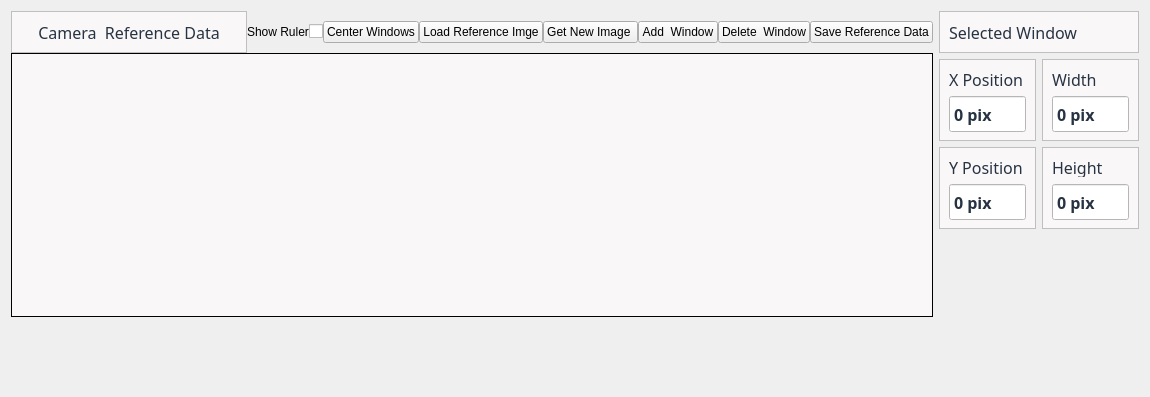
<?xml version="1.0" encoding="UTF-8"?>
<ui version="4.0">
 <class>WidgetEditReferenceImageData</class>
 <widget class="QWidget" name="WidgetEditReferenceImageData">
  <property name="geometry">
   <rect>
    <x>0</x>
    <y>0</y>
    <width>1150</width>
    <height>397</height>
   </rect>
  </property>
  <property name="windowTitle">
   <string>Form</string>
  </property>
  <layout class="QGridLayout" name="gridLayout_5">
   <item row="0" column="0">
    <layout class="QGridLayout" name="gridLayout_3">
     <item row="0" column="0">
      <layout class="QGridLayout" name="gridLayout_2">
       <property name="horizontalSpacing">
        <number>6</number>
       </property>
       <property name="verticalSpacing">
        <number>0</number>
       </property>
       <item row="0" column="0">
        <layout class="QGridLayout" name="gridLayout">
         <item row="0" column="0">
          <widget class="QFrame" name="frameDashBoardReference">
           <property name="sizePolicy">
            <sizepolicy hsizetype="Expanding" vsizetype="Fixed">
             <horstretch>0</horstretch>
             <verstretch>0</verstretch>
            </sizepolicy>
           </property>
           <property name="minimumSize">
            <size>
             <width>0</width>
             <height>42</height>
            </size>
           </property>
           <property name="maximumSize">
            <size>
             <width>250</width>
             <height>42</height>
            </size>
           </property>
           <property name="styleSheet">
            <string notr="true">QFrame{
     background:rgb(249,247,248);
     min-height: 40px;
     max-height: 40px;
}

QLabel{
  background:rgb(249,247,248);
  color: rgb(39,51,66);
  font-size: 16px;
  font-family: Siemens Sans;
  min-height: 20px;
  max-height: 20px;
}


</string>
           </property>
           <property name="frameShape">
            <enum>QFrame::StyledPanel</enum>
           </property>
           <property name="frameShadow">
            <enum>QFrame::Raised</enum>
           </property>
           <layout class="QGridLayout" name="gridLayout_25">
            <item row="0" column="0">
             <widget class="QLabel" name="labelDashBoardReference">
              <property name="sizePolicy">
               <sizepolicy hsizetype="Fixed" vsizetype="Fixed">
                <horstretch>0</horstretch>
                <verstretch>0</verstretch>
               </sizepolicy>
              </property>
              <property name="font">
               <font>
                <family>Siemens Sans</family>
                <pointsize>-1</pointsize>
               </font>
              </property>
              <property name="styleSheet">
               <string notr="true"/>
              </property>
              <property name="text">
               <string>Camera  Reference Data</string>
              </property>
              <property name="alignment">
               <set>Qt::AlignCenter</set>
              </property>
             </widget>
            </item>
           </layout>
          </widget>
         </item>
         <item row="0" column="1">
          <layout class="QGridLayout" name="gridLayout_4">
           <item row="0" column="1">
            <widget class="QCheckBox" name="checkBoxShowRuler">
             <property name="text">
              <string/>
             </property>
            </widget>
           </item>
           <item row="0" column="0">
            <widget class="QLabel" name="labelShowMeasureRuler">
             <property name="text">
              <string>Show Ruler</string>
             </property>
            </widget>
           </item>
          </layout>
         </item>
         <item row="0" column="2">
          <widget class="QPushButton" name="pushButtonEditCameraROI">
           <property name="text">
            <string>Center Windows</string>
           </property>
          </widget>
         </item>
         <item row="0" column="3">
          <widget class="QPushButton" name="pushButtonLoadReferenceFromDisk">
           <property name="text">
            <string>Load Reference Imge</string>
           </property>
          </widget>
         </item>
         <item row="0" column="4">
          <widget class="QPushButton" name="pushButtonCheckNewReferenceFromCamera">
           <property name="text">
            <string>Get New Image </string>
           </property>
          </widget>
         </item>
         <item row="0" column="5">
          <widget class="QPushButton" name="pushButtonAddNewRect">
           <property name="text">
            <string>Add  Window</string>
           </property>
          </widget>
         </item>
         <item row="0" column="6">
          <widget class="QPushButton" name="pushButtonDeleteSelectedRect">
           <property name="text">
            <string>Delete  Window</string>
           </property>
          </widget>
         </item>
         <item row="0" column="7">
          <widget class="QPushButton" name="pushButtonSaveAllReferenceData">
           <property name="text">
            <string>Save Reference Data</string>
           </property>
          </widget>
         </item>
        </layout>
       </item>
       <item row="1" column="0">
        <widget class="QFrame" name="ReferenceImage">
         <property name="sizePolicy">
          <sizepolicy hsizetype="Expanding" vsizetype="Expanding">
           <horstretch>0</horstretch>
           <verstretch>0</verstretch>
          </sizepolicy>
         </property>
         <property name="minimumSize">
          <size>
           <width>700</width>
           <height>264</height>
          </size>
         </property>
         <property name="maximumSize">
          <size>
           <width>16777215</width>
           <height>264</height>
          </size>
         </property>
         <property name="styleSheet">
          <string notr="true">QFrame {

 background:rgb(249,247,248);
}</string>
         </property>
         <property name="frameShape">
          <enum>QFrame::Box</enum>
         </property>
         <property name="frameShadow">
          <enum>QFrame::Plain</enum>
         </property>
         <layout class="QGridLayout" name="gridLayout_20">
          <property name="leftMargin">
           <number>0</number>
          </property>
          <property name="topMargin">
           <number>0</number>
          </property>
          <property name="rightMargin">
           <number>0</number>
          </property>
          <property name="bottomMargin">
           <number>0</number>
          </property>
          <property name="spacing">
           <number>6</number>
          </property>
          <item row="0" column="0">
           <layout class="QGridLayout" name="gridLayout_21"/>
          </item>
         </layout>
        </widget>
       </item>
      </layout>
     </item>
     <item row="0" column="1">
      <layout class="QGridLayout" name="gridLayout_10">
       <item row="0" column="0">
        <layout class="QGridLayout" name="gridLayout_12">
         <item row="0" column="0" colspan="2">
          <widget class="QFrame" name="frameDashBoardTitleChangeSelectedWindow">
           <property name="enabled">
            <bool>true</bool>
           </property>
           <property name="sizePolicy">
            <sizepolicy hsizetype="Preferred" vsizetype="Preferred">
             <horstretch>0</horstretch>
             <verstretch>0</verstretch>
            </sizepolicy>
           </property>
           <property name="maximumSize">
            <size>
             <width>264</width>
             <height>42</height>
            </size>
           </property>
           <property name="styleSheet">
            <string notr="true">QFrame{
     background:rgb(249,247,248);
     min-height: 40px;
     max-height: 40px;
}

QLabel{
  background:rgb(249,247,248);
  color: rgb(39,51,66);
  font-size: 16px;
  font-family: Siemens Sans;
  min-height: 20px;
  max-height: 20px;
}

</string>
           </property>
           <property name="frameShape">
            <enum>QFrame::StyledPanel</enum>
           </property>
           <property name="frameShadow">
            <enum>QFrame::Raised</enum>
           </property>
           <layout class="QGridLayout" name="gridLayout_15">
            <item row="0" column="0">
             <widget class="QLabel" name="labelDashBoardChangeSelectedWindow">
              <property name="font">
               <font>
                <family>Siemens Sans</family>
                <pointsize>-1</pointsize>
               </font>
              </property>
              <property name="styleSheet">
               <string notr="true"/>
              </property>
              <property name="text">
               <string>Selected Window</string>
              </property>
             </widget>
            </item>
           </layout>
          </widget>
         </item>
         <item row="1" column="0">
          <widget class="QFrame" name="frameDashBoardROIMeasureXPosition">
           <property name="maximumSize">
            <size>
             <width>128</width>
             <height>82</height>
            </size>
           </property>
           <property name="styleSheet">
            <string notr="true">QFrame{
     background:rgb(249,247,248);
    
     min-height: 80px;
     max-height: 80px;
}

QLabel{
  background:rgb(249,247,248);
 border: px solid rgb(0,255,0);
  color: rgb(39,51,66);
  font-size: 16px;
  font-family: Siemens Sans;
  min-height: 20px;
  max-height: 20px;
}

QDoubleSpinBox{
background:rgb(255,255,255);
  color: rgb(39,51,66);
  font-size: 16px;
  font-weight: bold;
  font-family: Siemens Sans;
  min-height: 32px;
  max-height: 32px;
}

QDoubleSpinBox::focus{
 border: 2px solid rgb(0,95,135);
}

</string>
           </property>
           <property name="frameShape">
            <enum>QFrame::StyledPanel</enum>
           </property>
           <property name="frameShadow">
            <enum>QFrame::Raised</enum>
           </property>
           <layout class="QGridLayout" name="gridLayout_16">
            <property name="leftMargin">
             <number>9</number>
            </property>
            <property name="rightMargin">
             <number>9</number>
            </property>
            <item row="0" column="0">
             <widget class="QLabel" name="labelDashBoardROISelectedWindowXPosition">
              <property name="font">
               <font>
                <family>Siemens Sans</family>
                <pointsize>-1</pointsize>
               </font>
              </property>
              <property name="styleSheet">
               <string notr="true"/>
              </property>
              <property name="text">
               <string>X Position</string>
              </property>
             </widget>
            </item>
            <item row="1" column="0">
             <widget class="QDoubleSpinBox" name="doubleSpinBoxSelectedWindowXPosition">
              <property name="font">
               <font>
                <family>Siemens Sans</family>
                <pointsize>-1</pointsize>
                <weight>75</weight>
                <bold>true</bold>
               </font>
              </property>
              <property name="styleSheet">
               <string notr="true">QDoubleSpinBox{
     background:rgb(255,255,255);
     color:rgb(39,51,66);
}</string>
              </property>
              <property name="wrapping">
               <bool>false</bool>
              </property>
              <property name="buttonSymbols">
               <enum>QAbstractSpinBox::NoButtons</enum>
              </property>
              <property name="suffix">
               <string> pix</string>
              </property>
              <property name="decimals">
               <number>0</number>
              </property>
              <property name="minimum">
               <double>0.000000000000000</double>
              </property>
              <property name="maximum">
               <double>5000.000000000000000</double>
              </property>
              <property name="singleStep">
               <double>1.000000000000000</double>
              </property>
              <property name="value">
               <double>0.000000000000000</double>
              </property>
             </widget>
            </item>
           </layout>
          </widget>
         </item>
         <item row="1" column="1">
          <widget class="QFrame" name="frameDashBoardROIMeasureWidth">
           <property name="maximumSize">
            <size>
             <width>128</width>
             <height>82</height>
            </size>
           </property>
           <property name="styleSheet">
            <string notr="true">QFrame{
     background:rgb(249,247,248);
     
     min-height: 80px;
     max-height: 80px;
}

QLabel{
  background:rgb(249,247,248);
  border: 0px solid rgb(0,255,0);
  color: rgb(39,51,66);
  font-size: 16px;
  font-family: Siemens Sans;
  min-height: 20px;
  max-height: 20px;
}

QDoubleSpinBox{
background:rgb(255,255,255);
  color: rgb(39,51,66);
  font-size: 16px;
  font-weight: bold;
  font-family: Siemens Sans;
  min-height: 32px;
  max-height: 32px;
}

QDoubleSpinBox::focus{
 border: 2px solid rgb(0,95,135);
}

</string>
           </property>
           <property name="frameShape">
            <enum>QFrame::StyledPanel</enum>
           </property>
           <property name="frameShadow">
            <enum>QFrame::Raised</enum>
           </property>
           <layout class="QGridLayout" name="gridLayout_17">
            <property name="leftMargin">
             <number>9</number>
            </property>
            <property name="rightMargin">
             <number>9</number>
            </property>
            <item row="0" column="0">
             <widget class="QLabel" name="labelDashBoardSelectedWindowWidth">
              <property name="font">
               <font>
                <family>Siemens Sans</family>
                <pointsize>-1</pointsize>
               </font>
              </property>
              <property name="styleSheet">
               <string notr="true"/>
              </property>
              <property name="text">
               <string>Width</string>
              </property>
             </widget>
            </item>
            <item row="1" column="0">
             <widget class="QDoubleSpinBox" name="doubleSpinBoxSelectedWindowWidth">
              <property name="font">
               <font>
                <family>Siemens Sans</family>
                <pointsize>-1</pointsize>
                <weight>75</weight>
                <bold>true</bold>
               </font>
              </property>
              <property name="styleSheet">
               <string notr="true">QDoubleSpinBox{
     background:rgb(255,255,255);
     color:rgb(39,51,66);
}</string>
              </property>
              <property name="wrapping">
               <bool>false</bool>
              </property>
              <property name="buttonSymbols">
               <enum>QAbstractSpinBox::NoButtons</enum>
              </property>
              <property name="suffix">
               <string> pix</string>
              </property>
              <property name="decimals">
               <number>0</number>
              </property>
              <property name="minimum">
               <double>0.000000000000000</double>
              </property>
              <property name="maximum">
               <double>5000.000000000000000</double>
              </property>
              <property name="singleStep">
               <double>1.000000000000000</double>
              </property>
              <property name="value">
               <double>0.000000000000000</double>
              </property>
             </widget>
            </item>
           </layout>
          </widget>
         </item>
         <item row="2" column="0">
          <widget class="QFrame" name="frameDashBoardROIMeasureYPosition">
           <property name="maximumSize">
            <size>
             <width>128</width>
             <height>82</height>
            </size>
           </property>
           <property name="styleSheet">
            <string notr="true">QFrame{
     background:rgb(249,247,248);
    
     min-height: 80px;
     max-height: 80px;
}

QLabel{
  background:rgb(249,247,248);
  border: 0px solid rgb(0,255,0);
  color: rgb(39,51,66);
  font-size: 16px;
  font-family: Siemens Sans;
  min-height: 20px;
  max-height: 20px;
}

QDoubleSpinBox{
background:rgb(255,255,255);
  color: rgb(39,51,66);
  font-size: 16px;
  font-weight: bold;
  font-family: Siemens Sans;
  min-height: 32px;
  max-height: 32px;
}

QDoubleSpinBox::focus{
 border: 2px solid rgb(0,95,135);
}

</string>
           </property>
           <property name="frameShape">
            <enum>QFrame::StyledPanel</enum>
           </property>
           <property name="frameShadow">
            <enum>QFrame::Raised</enum>
           </property>
           <layout class="QGridLayout" name="gridLayout_18">
            <property name="leftMargin">
             <number>9</number>
            </property>
            <property name="rightMargin">
             <number>9</number>
            </property>
            <item row="0" column="0">
             <widget class="QLabel" name="labelDashBoardSelectedWindowYPosition">
              <property name="font">
               <font>
                <family>Siemens Sans</family>
                <pointsize>-1</pointsize>
               </font>
              </property>
              <property name="styleSheet">
               <string notr="true"/>
              </property>
              <property name="text">
               <string>Y Position</string>
              </property>
             </widget>
            </item>
            <item row="1" column="0">
             <widget class="QDoubleSpinBox" name="doubleSpinBoxSelectedWindowYPosition">
              <property name="font">
               <font>
                <family>Siemens Sans</family>
                <pointsize>-1</pointsize>
                <weight>75</weight>
                <bold>true</bold>
               </font>
              </property>
              <property name="styleSheet">
               <string notr="true">QDoubleSpinBox{
     background:rgb(255,255,255);
     color:rgb(39,51,66);
}</string>
              </property>
              <property name="wrapping">
               <bool>false</bool>
              </property>
              <property name="buttonSymbols">
               <enum>QAbstractSpinBox::NoButtons</enum>
              </property>
              <property name="suffix">
               <string> pix</string>
              </property>
              <property name="decimals">
               <number>0</number>
              </property>
              <property name="minimum">
               <double>0.000000000000000</double>
              </property>
              <property name="maximum">
               <double>5000.000000000000000</double>
              </property>
              <property name="singleStep">
               <double>1.000000000000000</double>
              </property>
              <property name="value">
               <double>0.000000000000000</double>
              </property>
             </widget>
            </item>
           </layout>
          </widget>
         </item>
         <item row="2" column="1">
          <widget class="QFrame" name="frameDashBoardROIMeasureHeight">
           <property name="maximumSize">
            <size>
             <width>128</width>
             <height>82</height>
            </size>
           </property>
           <property name="styleSheet">
            <string notr="true">QFrame{
     background:rgb(249,247,248);
     
     min-height: 80px;
     max-height: 80px;
}

QLabel{
  background:rgb(249,247,248);
  border: 0px solid rgb(0,255,0);
  color: rgb(39,51,66);
  font-size: 16px;
  font-family: Siemens Sans;
  min-height: 20px;
  max-height: 20px;
}

QDoubleSpinBox{
background:rgb(255,255,255);
  color: rgb(39,51,66);
  font-size: 16px;
  font-weight: bold;
  font-family: Siemens Sans;
  min-height: 32px;
  max-height: 32px;
}

QDoubleSpinBox::focus{
 border: 2px solid rgb(0,95,135);
}

</string>
           </property>
           <property name="frameShape">
            <enum>QFrame::StyledPanel</enum>
           </property>
           <property name="frameShadow">
            <enum>QFrame::Raised</enum>
           </property>
           <layout class="QGridLayout" name="gridLayout_19">
            <property name="leftMargin">
             <number>9</number>
            </property>
            <property name="rightMargin">
             <number>9</number>
            </property>
            <item row="0" column="0">
             <widget class="QLabel" name="labelDashBoardSelectedWindowHeight">
              <property name="font">
               <font>
                <family>Siemens Sans</family>
                <pointsize>-1</pointsize>
               </font>
              </property>
              <property name="styleSheet">
               <string notr="true"/>
              </property>
              <property name="text">
               <string>Height</string>
              </property>
             </widget>
            </item>
            <item row="1" column="0">
             <widget class="QDoubleSpinBox" name="doubleSpinBoxSelectedWindowHeight">
              <property name="font">
               <font>
                <family>Siemens Sans</family>
                <pointsize>-1</pointsize>
                <weight>75</weight>
                <bold>true</bold>
               </font>
              </property>
              <property name="styleSheet">
               <string notr="true">QDoubleSpinBox{
     background:rgb(255,255,255);
     color:rgb(39,51,66);
}</string>
              </property>
              <property name="wrapping">
               <bool>false</bool>
              </property>
              <property name="buttonSymbols">
               <enum>QAbstractSpinBox::NoButtons</enum>
              </property>
              <property name="suffix">
               <string> pix</string>
              </property>
              <property name="decimals">
               <number>0</number>
              </property>
              <property name="minimum">
               <double>0.000000000000000</double>
              </property>
              <property name="maximum">
               <double>5000.000000000000000</double>
              </property>
              <property name="singleStep">
               <double>1.000000000000000</double>
              </property>
              <property name="value">
               <double>0.000000000000000</double>
              </property>
             </widget>
            </item>
           </layout>
          </widget>
         </item>
        </layout>
       </item>
       <item row="1" column="0">
        <spacer name="verticalSpacer_3">
         <property name="orientation">
          <enum>Qt::Vertical</enum>
         </property>
         <property name="sizeHint" stdset="0">
          <size>
           <width>20</width>
           <height>28</height>
          </size>
         </property>
        </spacer>
       </item>
      </layout>
     </item>
    </layout>
   </item>
   <item row="1" column="0">
    <spacer name="verticalSpacer">
     <property name="orientation">
      <enum>Qt::Vertical</enum>
     </property>
     <property name="sizeHint" stdset="0">
      <size>
       <width>20</width>
       <height>48</height>
      </size>
     </property>
    </spacer>
   </item>
  </layout>
  <zorder></zorder>
  <zorder>verticalSpacer</zorder>
 </widget>
 <resources/>
 <connections/>
</ui>
